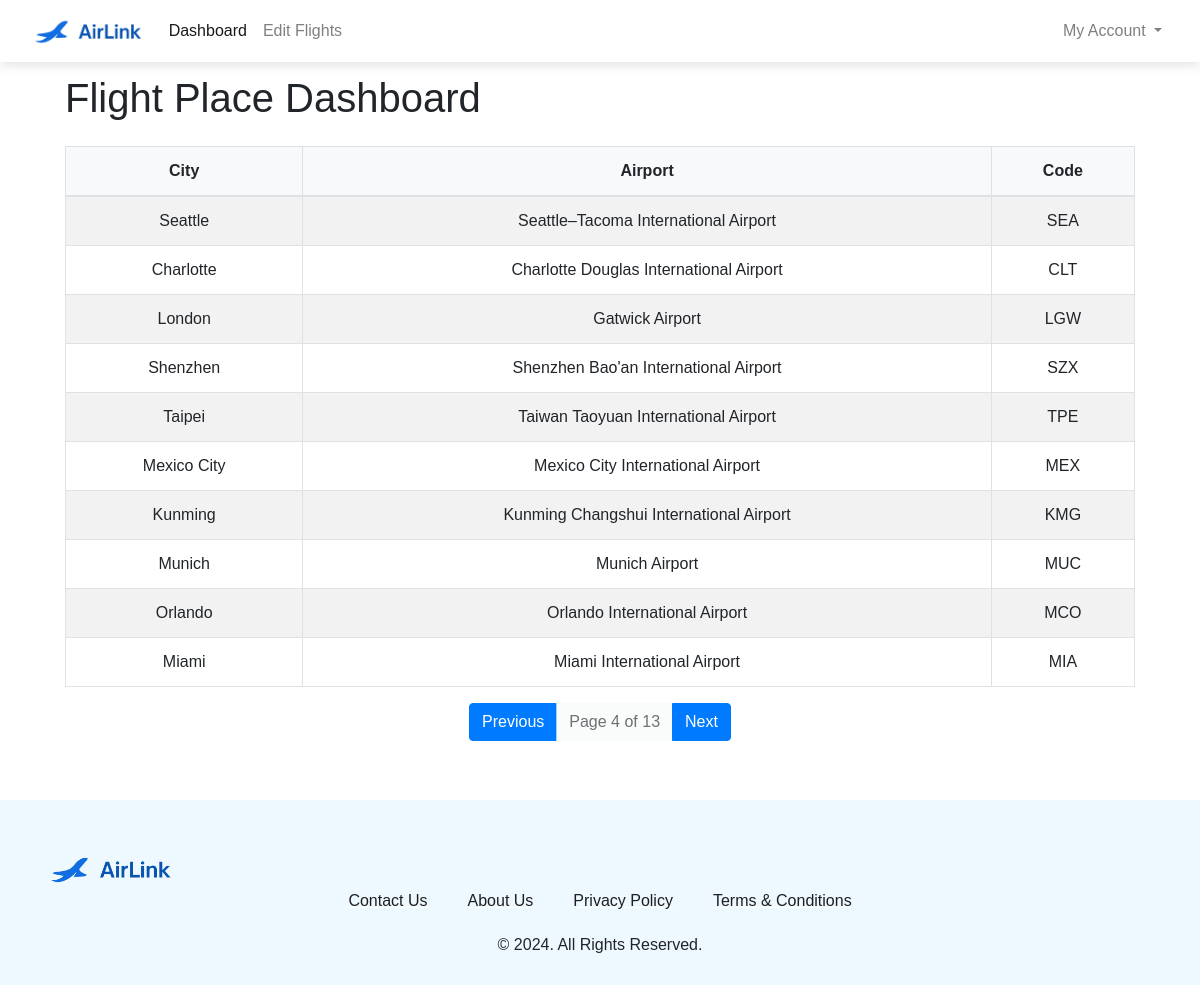
The page /admindashboard/?page=4 (signed in) on the database its author committed.
### flight/models.py (models this page shows, shortened)
class Airport(models.Model):
    city = models.CharField(max_length=100)
    airport = models.CharField(max_length=255)
    code = models.CharField(max_length=10, unique=True)
    country = models.CharField(max_length=100)

### flight/views.py (the view)
# urls.py: path('admindashboard/', views.admin_dashboard, name='admindashboard'),
def admin_dashboard(request):
    if not is_admin(request.user):
        return redirect('adminlogin')
    airports = Airport.objects.all()
    paginator = Paginator(airports, 10)  # Show 10 airports per page
    page_number = request.GET.get('page')
    page_obj = paginator.get_page(page_number)
    return render(request, 'flight/admindashboard.html', {'flight_place': page_obj})

### flight/views.py (called while the page is built)
def is_admin(user):
    return user.is_authenticated and user.is_staff

### flight/templates/flight/admindashboard.html (shortened to what this page needs)
{% extends 'flight/layout3.html' %}
{% load static %}
{% block head %}
    <link rel="stylesheet" type="text/css" href="{% static 'css/dashboard.css' %}">
{% endblock head %}
{% block body %}
<section class="section section1">
    <div class="container">
        <div class="row">
            <div class="col-md-12">
                <div class="section-heading">
                    <h1 class="mt-4">Flight Place Dashboard</h1>
                </div>
                <table class="table table-bordered table-striped mt-4">
                    <thead>
                        <tr>
                            <th>City</th>
                            <th>Airport</th>
                            <th>Code</th>
                        </tr>
                    </thead>
                    <tbody>
                        {% for place in flight_place %}
                        <tr>
                            <td>{{ place.city }}</td>
                            <td>{{ place.airport }}</td>
                            <td>{{ place.code }}</td>
                        </tr>
                        {% empty %}
                        <tr>
                            <td colspan="4" class="text-center">No data available.</td>
                        </tr>
                        {% endfor %}
                    </tbody>
                </table>
                <div class="d-flex justify-content-center mt-3">
                    <div class="btn-group" role="group">
                        {% if flight_place.has_previous %}
                            <a href="?page={{ flight_place.previous_page_number }}" class="btn btn-primary">Previous</a>
                        {% else %}
                            <a class="btn btn-secondary disabled" aria-disabled="true">Previous</a>
                        {% endif %}
                        <span class="btn btn-light disabled">
                            Page {{ flight_place.number }} of {{ flight_place.paginator.num_pages }}
                        </span>
                        {% if flight_place.has_next %}
                            <a href="?page={{ flight_place.next_page_number }}" class="btn btn-primary">Next</a>
                        {% else %}
                            <a class="btn btn-secondary disabled" aria-disabled="true">Next</a>
                        {% endif %}
                    </div>
                </div>
            </div>
        </div>
    </div>
</section>
{% endblock %}

### flight/static/css/layout_style.css (style rules this page uses)
body { margin: 0px; padding: 0px; font-family: "Rubik", sans-serif; font-weight: normal; font-style: normal; min-width: 250px; }
.section { background-size: cover; background-position: center; background-repeat: no-repeat; padding: 30px 50px; min-height: 100vh; }

### flight/static/css/dashboard.css (style rules this page uses)
.container { margin-top: 20px; }
table { width: 100%; border-collapse: collapse; }
thead th { background-color: #f8f9fa; font-weight: bold; text-align: center; }
table, th, td { border: 1px solid #dee2e6; padding: 10px; }
td { text-align: center; }

### rows shown on the page
Airport: city "Seattle", airport "Seattle–Tacoma International Airport", code "SEA"
Airport: city "Charlotte", airport "Charlotte Douglas International Airport", code "CLT"
Airport: city "London", airport "Gatwick Airport", code "LGW"
Airport: city "Shenzhen", airport "Shenzhen Bao'an International Airport", code "SZX"
Airport: city "Taipei", airport "Taiwan Taoyuan International Airport", code "TPE"
Airport: city "Mexico City", airport "Mexico City International Airport", code "MEX"
Airport: city "Kunming", airport "Kunming Changshui International Airport", code "KMG"
Airport: city "Munich", airport "Munich Airport", code "MUC"
Airport: city "Orlando", airport "Orlando International Airport", code "MCO"
Airport: city "Miami", airport "Miami International Airport", code "MIA"

### other values the page prints
{{ flight_place.number }} "4"
{{ flight_place.paginator.num_pages }} "13"
